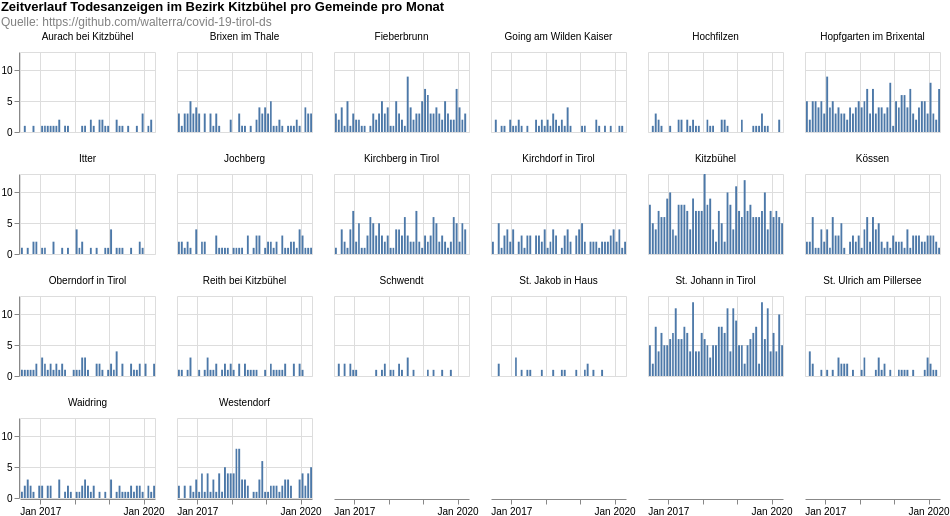

Here is the Vega-Lite specification saved for this chart:
### Vega-Lite specification from a JSON file in a GitHub repository (floating-point values rounded to 4 significant figures; data arrays with more than 128 entries replaced by an {"elided": "..."} marker saying what was removed)
{"$schema": "https://vega.github.io/schema/vega-lite/v4.8.1.json", "columns": 6, "config": {"view": {"continuousHeight": 300, "continuousWidth": 400}}, "data": {"name": "data-0af42d1c6506fbef4c45a09c110f2bd6"}, "datasets": {"data-0af42d1c6506fbef4c45a09c110f2bd6": {"elided": "1898 records"}}, "facet": {"field": "municipaly", "title": null, "type": "nominal"}, "padding": 0, "spec": {"layer": [{"encoding": {"tooltip": [{"field": "date", "timeUnit": "yearmonth", "type": "temporal"}, {"aggregate": "sum", "field": "count", "type": "quantitative"}], "x": {"field": "date", "timeUnit": "yearmonth", "title": null, "type": "temporal"}, "y": {"aggregate": "sum", "field": "count", "title": null, "type": "quantitative"}}, "height": 80, "mark": "bar", "width": 135}]}, "title": {"color": "black", "subtitle": ["Quelle: https://github.com/walterra/covid-19-tirol-ds"], "subtitleColor": "gray", "text": ["Zeitverlauf Todesanzeigen im Bezirk Kitzbühel pro Gemeinde pro Monat"]}}
